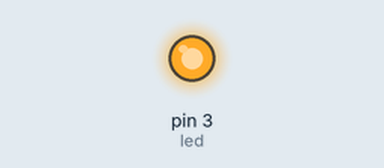
Recording of a sketch running on a simulated Arduino Uno, built with avr-gcc and run on an emulated ATmega328P. Parts: output pins drawn as LEDs (lit = HIGH).

Above: at 0.05 s.
Timing chart, 0 to 3.0 s (numbered marks = the images above):
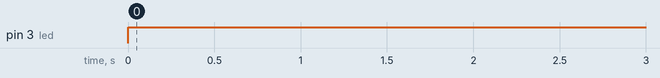

The sketch:

sketch_apr14a.ino
```cpp
int led=3;
void setup() {
  // put your setup code here, to run once:
pinMode(led,OUTPUT);
}

void loop() {
  // put your main code here, to run repeatedly:
digitalWrite(led,HIGH);
delay(100);
digitalWrite(led,LOW);
}
```

Measured:
- by itself, pin 3 (led): LOW → HIGH at 0.00 s
